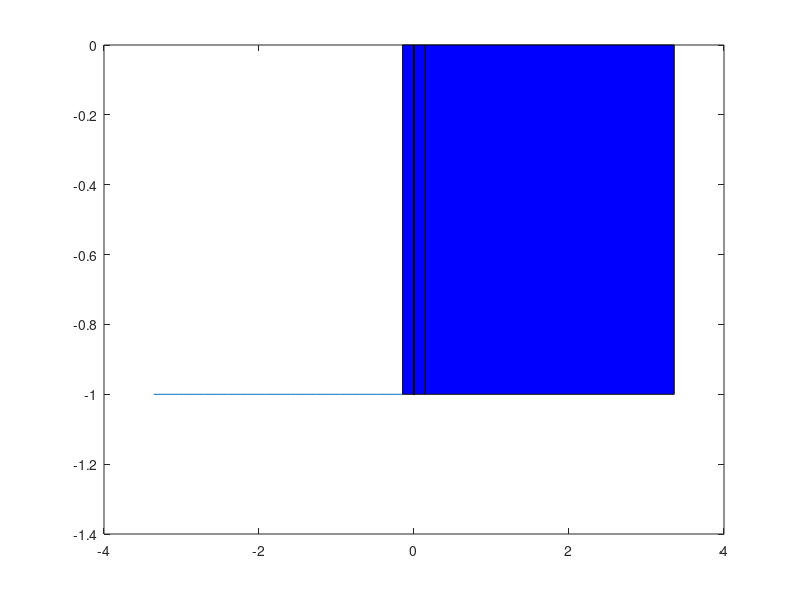

Here is the MATLAB script that generated this plot:
jsonfile = 'smaller';
% fid = fopen([jsonfile,'.json']);
% tline = fgetl(fid);
% nkeys = 0;
% while ischar(tline)
%     %fprintf('%s\n',tline)
%     key = regexp(tline, 'key": "(?<signalName>\w+)"', 'names');
%     tokens = regexp(tline, '"time":\s+(?<timestep>\[.*\]),\s+"enclosure":\s+(?<interval>\[.*\])', 'names');
%     if ~isempty(key)
%         nkeys = nkeys + 1;
%         disp(key.signalName);
%         i2 = 0; % initialize counter of timesteps
%         signal(nkeys).signalName = key.signalName;
%         signal(nkeys).timesteps = [];
%         signal(nkeys).intervals = [];
%     elseif ~isempty(tokens)
%         if i2 > 14
%             continue
%         end
%
%         %"time": [0, 0], "enclosure": [0, 0]},
%         i2=i2+1;
%         signal(nkeys).timesteps{i2} = str2num(tokens.timestep);
%         signal(nkeys).intervals{i2} = str2num(tokens.interval);
%     end
%
%     tline = fgetl(fid);
% end
%
% fclose(fid);
% save([jsonfile, '_signal.mat', 'signal')

load('smaller_signal.mat');
% survivorpairs(p,1) is the index of the signal in signal, and
% survivorpairs(p,2) is the index of the signal's derivative in signal.
survivorpairs = [1,2];
for p=1:size(survivorpairs,1)
    xt      = signal(survivorpairs(p,1)).timesteps;
    x       = signal(survivorpairs(p,1)).intervals;
    xtdot   = signal(survivorpairs(p,2)).timesteps;
    xdot    = signal(survivorpairs(p,2)).intervals;
    % sort the x intervals
    nbinterv    = length(x);
    xlowerep    = zeros(nbinterv,1);
    xupperep    = xlowerep;
    xdotlowerep = xlowerep;
    xdotupperep = xlowerep;
    for i = 1:nbinterv
        xlowerep(i) = x{i}(1,1);
        xupperep(i) = x{i}(1,2);
        xdotlowerep(i) = xdot{i}(1,1);
        xdotupperep(i) = xdot{i}(1,2);
    end
    xdotmin = min(xdotlowerep);
    xdotmax = max(xdotupperep);
    
    % First, sort all the end points together
    myintervals     = [xlowerep, xupperep];
    myDOTintervals  = [xdotlowerep, xdotupperep];
    sepmeta.index   = [1:nbinterv, 1:nbinterv]'; % an index to the intervals in myintervals
    sepmeta.startend = [zeros(nbinterv,1); ones(nbinterv,1)]; % 0 to indicate starting an interval, 1 to indicate ending it
    [sep,ix]  = sort([xlowerep; xupperep]);
    
    % Now sort the metadata to keep it synchronized with sep
    % index(k) is the index in  myintervals of the interval to which
    % belongs sep(k). I.e. sep(k) either starts or ends myintervals(k,:)
    sepmeta.index       = sepmeta.index(ix);
    
    % if startend(k)=0, this means sep(k) start the interval
    % myintervals(k,:). Else, it ends it.
    sepmeta.startend    = sepmeta.startend(ix);
    
    % sep can have repeated entries in case one interval ends where another
    % begins. For those repeated points, associate them with all the
    % intervals they either begin or start
    d = sep(2:end) - sep(1:end-1); % d(i) = 0 means sep(i) = sep(i+1) and so we collapse them
    guard = 0;
    i = 1;
    k = 1;
    while 1
        guard = guard+1;
        % add this endpoint
        collapsed(k).endpoints = sep(i);
        collapsed(k).starting_intervals = [];
        collapsed(k).ending_intervals   = [];
        if sepmeta.startend(i) == 0
            collapsed(k).starting_intervals = sepmeta.index(i);
        else
            collapsed(k).ending_intervals = sepmeta.index(i);
        end
        % Now check if it is shared with other intervals
        j=0;
        if i < length(sep)
            while d(i+j)==0
                i2 = i+j+1;
                if sepmeta.startend(i2) == 0
                    collapsed(k).starting_intervals = [collapsed(k).starting_intervals, sepmeta.index(i2)];
                else
                    collapsed(k).ending_intervals = [collapsed(k).ending_intervals, sepmeta.index(i2)];
                end
                j=j+1;
            end
        end
        i = i+j+1;
        k = k+1;
        if i > length(sep)
            break
        end
    end
    
    % Now traverse the sep left to right. Each sep point gets associated
    % with the xDOT intervals starting there. xDOT intervals already in
    % flight and who die here are removed from the list.
    divided = zeros(length(collapsed),4);
    inflight = [];
    for i=1:length(collapsed)-1
        x = collapsed(i).endpoints;
        % y is decided from inflight intervals and intervals starting here
        % First remove intervals that ended here from inflight
        if ~isempty(inflight)
            inflight = setdiff(inflight, collapsed(i).ending_intervals);
            y1 = myDOTintervals(inflight,1);
        else
            % If  empty_intervals is not empty, this indicates what
            % intervals are ending there and therefore give their range to
            % the union. If it is empty, then this is just empty.
            y1 = collapsed(i).ending_intervals;
        end
        y2 = myDOTintervals(collapsed(i).starting_intervals,1);
        if ~isempty(collapsed(i).starting_intervals)
            inflight = [inflight, collapsed(i).starting_intervals];
        end
        y = min([y1;y2]);
        assert(~isempty(y), 'either something is inflight or something started, can not have neither')
        width = collapsed(i+1).endpoints - x;
        height = max([y1;y2])-y;
        divided(i,:) = [x,y,width,height];
    end
    
    
    figure
    N = 20;
    for i=1:length(divided)
        x=divided(i,1);y=divided(i,2);width = divided(i,3); height = divided(i,4);
        if width==0
            vy = y:height/N:y+height;
            plot(x*ones(1,length(vy)), vy)
            hold on
        elseif height==0
            vx =x:width/N:x+width ;
            plot(vx, y*ones(1,length(vx)))
            hold on
        else
            rectangle('position', divided(i,:),'facecolor','b')
        end
    end
    
    
end


%

